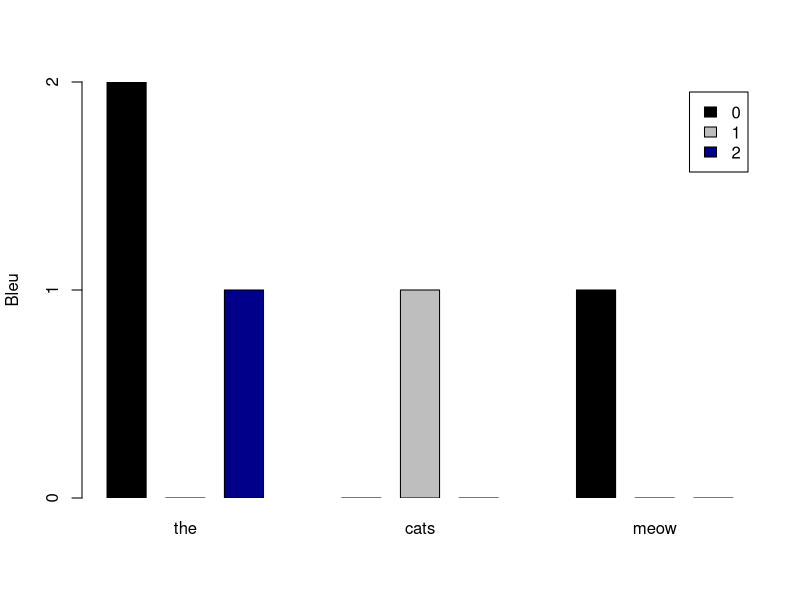

The R script that drew this image:
type = matrix(c(2,0,1, 0,1,0, 1,0,0), nr=3)
dimnames(type)=list(Type=c("0", "1", "2"),Constituent=c("the","cats","meow")) 

pdf('histogram_7.pdf', paper="special", width=12, height=10, onefile=FALSE,pointsize=20)

barplot(type, axes=FALSE, space=c(0.5,0.5,0.5,2.0,0.5,0.5,2.0,0.5,0.5), xpd=F,beside=TRUE, legend=rownames(type), ylab="Bleu", ylim=range(0,2), col=c("black","grey","darkblue"), las=1)
axis(side=2, at=c(0,1,2))
